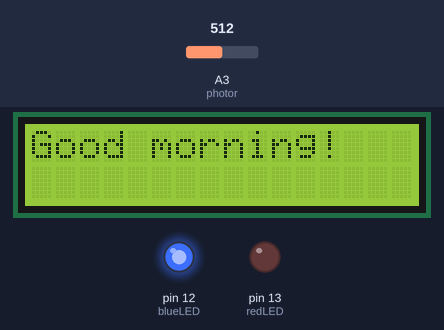
This sketch was run on a simulated Arduino Uno, built with avr-gcc and run on an emulated ATmega328P. Shown: 16×2 character LCD, output pins drawn as LEDs (lit = HIGH). Inputs (shaded band) come from the test bench; at power-on: A3 (photor) = 512. What the sketch prints to the serial monitor is not drawn.

Above: at 1.2 s.
1.3 s: A3 (photor) set to 481
At 2.3 s:
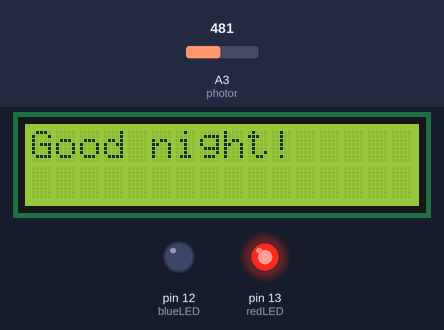
3.0 s: A3 (photor) set to 510
At 3.21 s:
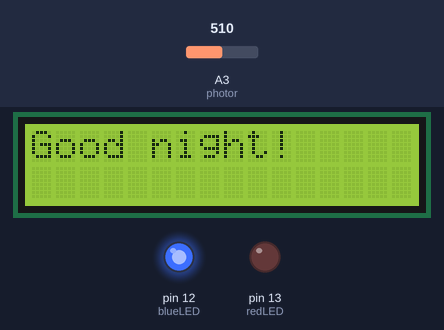
4.7 s: A3 (photor) set to 490
At 4.94 s:
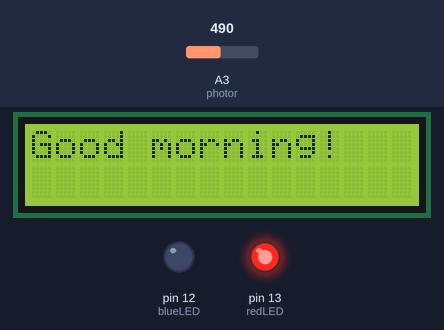
6.4 s: A3 (photor) set to 511
At 7.5 s:
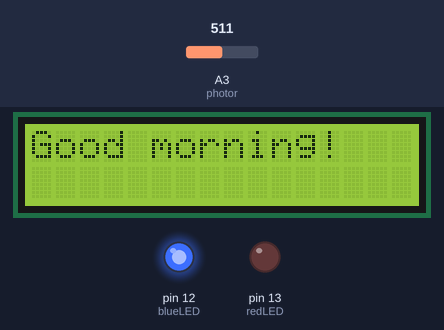
Timing chart, 0 to 9.2 s (numbered marks = the images above; inputs shaded):
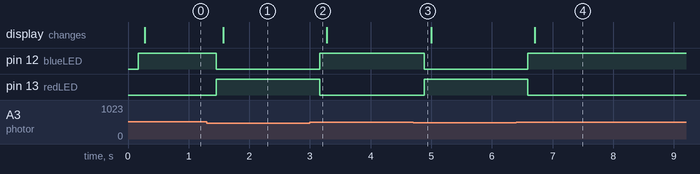

Measured:
- the behaviour switches between 500 and 499 on A3 (photor) (found by bisection; images 0 and 1)
- after the input at 1.3 s, pin 12 (blueLED): HIGH → LOW after 0.16 s; pin 13 (redLED): LOW → HIGH after 0.16 s; the display: changes after 0.27 s (image 1)
- after the input at 3.0 s, pin 12 (blueLED): LOW → HIGH after 0.16 s; pin 13 (redLED): HIGH → LOW after 0.16 s
- after the input at 4.7 s, pin 12 (blueLED): HIGH → LOW after 0.18 s; pin 13 (redLED): LOW → HIGH after 0.18 s
- after the input at 6.4 s, pin 12 (blueLED): LOW → HIGH after 0.19 s; pin 13 (redLED): HIGH → LOW after 0.19 s; the display: changes after 0.30 s (image 4)

The sketch:

PHOTO_RESISTOR.ino
```cpp
// C++ code
// This is not working in Tinkercad because the DHT.h in not included.

#include <LiquidCrystal_I2C.h>


// Initialize the LCD with I2C address 0x27 (common address)
LiquidCrystal_I2C lcd(0x27, 16, 2);


int redLED = 13;
int blueLED = 12;
int photor = A3;
int sensor;

const int threshold = 500;

void setup()
{
  Serial.begin(9600);

  pinMode(redLED, OUTPUT);
  pinMode(blueLED, OUTPUT);

  lcd.init();
  lcd.backlight();
  lcd.setCursor(0, 0);
}

void loop()
{
  sensor = analogRead(photor);
  Serial.println(sensor);
  delay(100);


  if(sensor < threshold)
  {
    digitalWrite(redLED, HIGH);
    digitalWrite(blueLED, LOW);
    delay(100);
    lcd.clear();
    lcd.print("Good night!");
  }
  else
  {
    digitalWrite(redLED, LOW);
    digitalWrite(blueLED, HIGH);
    delay(100);
    lcd.clear();
    lcd.print("Good morning!");
  }
}
```
